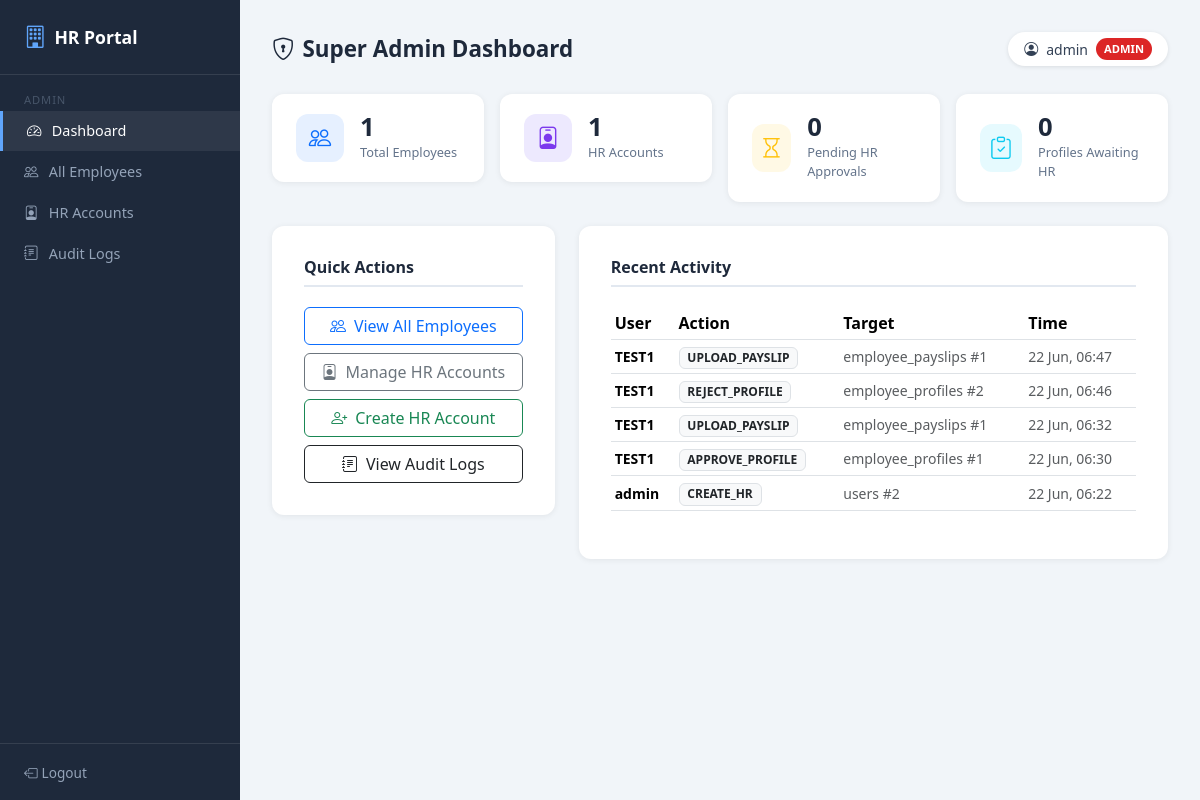
The page /admin/dashboard (signed in) on the database its author committed.
### sql.py (models this page shows, shortened)
class User(UserMixin, db.Model):
    __tablename__ = "users"
    user_id = db.Column(db.Integer, primary_key=True)
    username = db.Column(db.String(100), unique=True, nullable=False)
    email = db.Column(db.String(120), unique=True, nullable=False)
    password_hash = db.Column(db.String(255), nullable=False)
    role = db.Column(db.String(20), nullable=False)
    is_approved = db.Column(db.Boolean, default=False)
    is_active = db.Column(db.Boolean, default=True)
    created_at = db.Column(db.DateTime, default=datetime.utcnow)

class AuditLog(db.Model):
    __tablename__ = "audit_logs"
    audit_id = db.Column(db.Integer, primary_key=True)
    user_id = db.Column(db.Integer, db.ForeignKey("users.user_id"))
    action = db.Column(db.String(200))
    target_table = db.Column(db.String(100))
    target_id = db.Column(db.Integer)
    details = db.Column(db.Text)
    created_at = db.Column(db.DateTime, default=datetime.utcnow)
    user = db.relationship("User", backref="audit_logs")

### admindashboard.py (the view)
@app.route("/admin/dashboard")
@login_required
@role_required("SUPERADMIN")
def admin_dashboard():
    total_employees = Employee.query.count()
    total_hr = User.query.filter_by(role="HR").count()
    pending_hr = User.query.filter_by(role="HR", is_approved=False).count()
    pending_profiles = EmployeeProfile.query.filter_by(status="PENDING").count()
    recent_logs = AuditLog.query.order_by(AuditLog.created_at.desc()).limit(10).all()
    return render_template(
        "admin_dashboard.html",
        total_employees=total_employees,
        total_hr=total_hr,
        pending_hr=pending_hr,
        pending_profiles=pending_profiles,
        recent_logs=recent_logs,
    )

### app.py (called while the page is built)
@login_manager.user_loader
def load_user(user_id):
    return db.session.get(User, int(user_id))

### utils.py (called while the page is built)
def role_required(*roles):
    def decorator(func):
        @wraps(func)
        def wrapper(*args, **kwargs):
            if not current_user.is_authenticated:
                abort(403)
            if current_user.role not in roles:
                abort(403)
            return func(*args, **kwargs)
        return wrapper
    return decorator

### templates/admin_dashboard.html (shortened to what this page needs)
{% extends "base.html" %}
{% block content %}
<div class="topbar">
  <h1><i class="bi bi-shield-lock me-2"></i>Super Admin Dashboard</h1>
  <div class="user-badge">
    <i class="bi bi-person-circle"></i> {{ current_user.username }}
    <span class="role-badge role-SUPERADMIN">Admin</span>
  </div>
</div>
<div class="row g-3 mb-4">
  <div class="col-md-3 col-sm-6">
    <div class="stat-card">
      <div class="icon-wrap bg-primary bg-opacity-10"><i class="bi bi-people text-primary"></i></div>
      <div>
        <div class="stat-value">{{ total_employees }}</div>
        <div class="stat-label">Total Employees</div>
      </div>
    </div>
  </div>
  <div class="col-md-3 col-sm-6">
    <div class="stat-card">
      <div class="icon-wrap bg-purple bg-opacity-10" style="background:#ede9fe;"><i class="bi bi-person-badge" style="color:#7c3aed;"></i></div>
      <div>
        <div class="stat-value">{{ total_hr }}</div>
        <div class="stat-label">HR Accounts</div>
      </div>
    </div>
  </div>
  <div class="col-md-3 col-sm-6">
    <div class="stat-card">
      <div class="icon-wrap bg-warning bg-opacity-10"><i class="bi bi-hourglass text-warning"></i></div>
      <div>
        <div class="stat-value">{{ pending_hr }}</div>
        <div class="stat-label">Pending HR Approvals</div>
      </div>
    </div>
  </div>
  <div class="col-md-3 col-sm-6">
    <div class="stat-card">
      <div class="icon-wrap bg-info bg-opacity-10"><i class="bi bi-clipboard-check text-info"></i></div>
      <div>
        <div class="stat-value">{{ pending_profiles }}</div>
        <div class="stat-label">Profiles Awaiting HR</div>
      </div>
    </div>
  </div>
</div>
<div class="row g-4">
  <div class="col-md-4">
    <div class="card-form">
      <h5 class="section-title">Quick Actions</h5>
      <div class="d-grid gap-2">
        <a href="{{ url_for('admin_employees') }}" class="btn btn-outline-primary">
          <i class="bi bi-people me-2"></i>View All Employees
        </a>
        <a href="{{ url_for('admin_hr_list') }}" class="btn btn-outline-secondary">
          <i class="bi bi-person-badge me-2"></i>Manage HR Accounts
        </a>
        <a href="{{ url_for('admin_create_hr') }}" class="btn btn-outline-success">
          <i class="bi bi-person-plus me-2"></i>Create HR Account
        </a>
        <a href="{{ url_for('admin_logs') }}" class="btn btn-outline-dark">
          <i class="bi bi-journal-text me-2"></i>View Audit Logs
        </a>
      </div>
    </div>
  </div>
  <div class="col-md-8">
    <div class="card-form">
      <h5 class="section-title">Recent Activity</h5>
      {% if recent_logs %}
      <div class="table-responsive">
        <table class="table table-sm align-middle">
          <thead><tr><th>User</th><th>Action</th><th>Target</th><th>Time</th></tr></thead>
          <tbody>
            {% for log in recent_logs %}
            <tr>
              <td class="small fw-semibold">{{ log.user.username if log.user else '—' }}</td>
              <td><span class="badge bg-light text-dark border small">{{ log.action }}</span></td>
              <td class="small text-muted">{{ log.target_table or '—' }} #{{ log.target_id or '' }}</td>
              <td class="small text-muted">{{ log.created_at.strftime('%d %b, %H:%M') }}</td>
            </tr>
            {% endfor %}
          </tbody>
        </table>
      </div>
      {% else %}
      <p class="text-muted small">No activity yet.</p>
      {% endif %}
    </div>
  </div>
</div>
{% endblock %}

### templates/base.html (shortened to what this page needs)
<!DOCTYPE html>
<html lang="en">
<head>
  <link href="https://cdn.jsdelivr.net/npm/bootstrap@5.3.3/dist/css/bootstrap.min.css" rel="stylesheet" />
  <link href="https://cdn.jsdelivr.net/npm/bootstrap-icons@1.11.3/font/bootstrap-icons.min.css" rel="stylesheet" />
</head>
<body>
{% if current_user.is_authenticated %}
<div class="sidebar">
  <div class="sidebar-brand">
    <span class="icon"><i class="bi bi-building"></i></span>
    HR Portal
  </div>
  <nav class="sidebar-nav">
    {% if current_user.role == "SUPERADMIN" %}
      <span class="nav-section">Admin</span>
      <a href="{{ url_for('admin_dashboard') }}" class="{{ 'active' if request.endpoint == 'admin_dashboard' }}">
        <i class="bi bi-speedometer2"></i> Dashboard
      </a>
      <a href="{{ url_for('admin_employees') }}" class="{{ 'active' if request.endpoint == 'admin_employees' }}">
        <i class="bi bi-people"></i> All Employees
      </a>
      <a href="{{ url_for('admin_hr_list') }}" class="{{ 'active' if request.endpoint == 'admin_hr_list' }}">
        <i class="bi bi-person-badge"></i> HR Accounts
      </a>
      <a href="{{ url_for('admin_logs') }}" class="{{ 'active' if request.endpoint == 'admin_logs' }}">
        <i class="bi bi-journal-text"></i> Audit Logs
      </a>
    {% endif %}
  </nav>
  <div class="sidebar-footer">
    <a href="{{ url_for('logout') }}"><i class="bi bi-box-arrow-left me-1"></i>Logout</a>
  </div>
</div>
{% endif %}
<div class="{% if current_user.is_authenticated %}main-content{% else %}container-fluid{% endif %}">
  {% block content %}{% endblock %}
</div>
</body>
</html>

### templates/base.html (style rules this page uses)
:root { --sidebar-width: 240px; --primary: #2563eb; --primary-dark: #1d4ed8; }
body { background: #f1f5f9; font-family: 'Segoe UI', sans-serif; }
.sidebar { width: var(--sidebar-width); min-height: 100vh; background: #1e293b; position: fixed; top: 0; left: 0; display: flex; flex-direction: column; z-index: 100; }
.sidebar-brand { padding: 1.25rem 1.5rem; color: #fff; font-weight: 700; font-size: 1.1rem; border-bottom: 1px solid rgba(255,255,255,.1); display: flex; align-items: center; gap: .5rem; }
.sidebar-brand .icon { font-size: 1.4rem; color: #60a5fa; }
.sidebar-nav { padding: .75rem 0; flex: 1; }
.sidebar-nav a { display: flex; align-items: center; gap: .65rem; padding: .6rem 1.5rem; color: #94a3b8; text-decoration: none; font-size: .9rem; transition: all .15s; }
.sidebar-nav a:hover, .sidebar-nav a.active { color: #fff; background: rgba(255,255,255,.07); border-left: 3px solid #60a5fa; }
.sidebar-nav .nav-section { padding: .4rem 1.5rem .2rem; font-size: .7rem; text-transform: uppercase; letter-spacing: .08em; color: #475569; margin-top: .5rem; }
.sidebar-footer { padding: 1rem 1.5rem; border-top: 1px solid rgba(255,255,255,.1); }
.sidebar-footer a { color: #94a3b8; font-size: .85rem; text-decoration: none; }
.main-content { margin-left: var(--sidebar-width); padding: 2rem; min-height: 100vh; }
.topbar { display: flex; justify-content: space-between; align-items: center; margin-bottom: 1.75rem; }
.topbar h1 { font-size: 1.4rem; font-weight: 700; color: #1e293b; margin: 0; }
.topbar .user-badge { display: flex; align-items: center; gap: .5rem; background: #fff; border-radius: 999px; padding: .4rem 1rem; box-shadow: 0 1px 4px rgba(0,0,0,.1); font-size: .875rem; color: #334155; }
.role-badge { font-size: .7rem; font-weight: 600; padding: .15rem .5rem; border-radius: 999px; text-transform: uppercase; }
.role-SUPERADMIN { background: #dc2626; color: #fff; }
.stat-card { background: #fff; border-radius: 12px; padding: 1.25rem 1.5rem; box-shadow: 0 1px 6px rgba(0,0,0,.07); display: flex; align-items: center; gap: 1rem; }
.stat-card .icon-wrap { width: 48px; height: 48px; border-radius: 12px; display: flex; align-items: center; justify-content: center; font-size: 1.4rem; }
.stat-card .stat-value { font-size: 1.6rem; font-weight: 700; color: #1e293b; line-height: 1; }
.stat-card .stat-label { font-size: .8rem; color: #64748b; margin-top: .2rem; }
.card-form { background: #fff; border-radius: 12px; padding: 2rem; box-shadow: 0 1px 6px rgba(0,0,0,.07); }
.section-title { font-size: 1rem; font-weight: 700; color: #1e293b; border-bottom: 2px solid #e2e8f0; padding-bottom: .5rem; margin-bottom: 1.25rem; }

### rows shown on the page
User: username "admin"
AuditLog: user "TEST1", action "UPLOAD_PAYSLIP", target_table "employee_payslips", target "1", created_at "22 Jun, 06:47"
AuditLog: user "TEST1", action "REJECT_PROFILE", target_table "employee_profiles", target "2", created_at "22 Jun, 06:46"
AuditLog: user "TEST1", action "UPLOAD_PAYSLIP", target_table "employee_payslips", target "1", created_at "22 Jun, 06:32"
AuditLog: user "TEST1", action "APPROVE_PROFILE", target_table "employee_profiles", target "1", created_at "22 Jun, 06:30"
AuditLog: user "admin", action "CREATE_HR", target_table "users", target "2", created_at "22 Jun, 06:22"

### other values the page prints
{{ total_employees }} "1"
{{ total_hr }} "1"
{{ pending_hr }} "0"
{{ pending_profiles }} "0"
